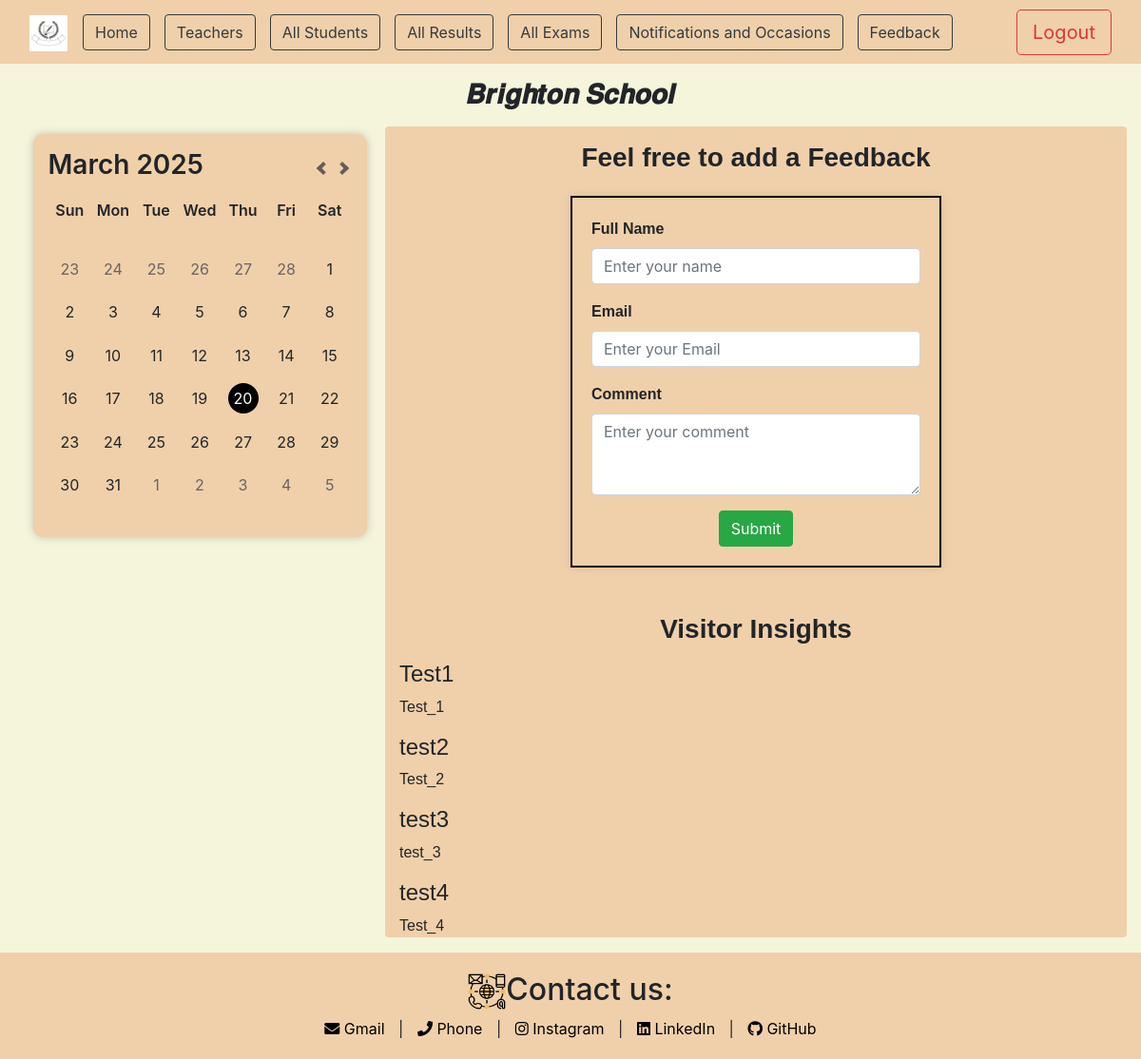
The page /feedback on the database as committed earlier.
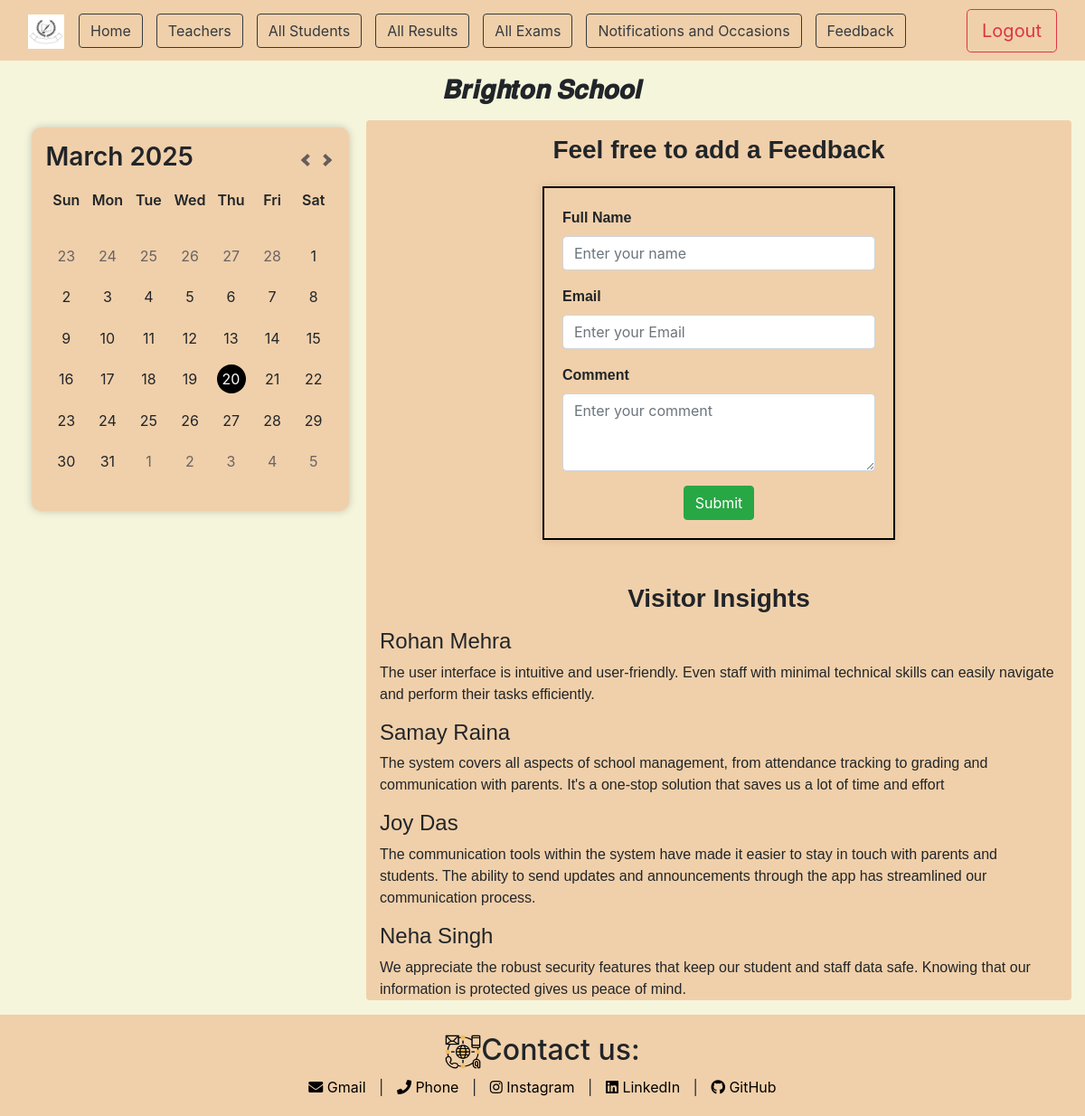
The same page on the database as committed later.
### app/models.py (models this page shows)
class feedback(models.Model):
    name=models.CharField(max_length=100)
    email=models.EmailField(max_length=100,null=True)
    comment=models.CharField(max_length=500)

### app/views.py (the view, shortened to what this page needs)
# urls.py: path('feedback',views.feedback_page,name="feedback"),
def feedback_page(request):
    feedbacks=feedback.objects.all()
    form=FeedbackForm()
    context={'form':form,'feedback':feedbacks}
    return render(request,'app/feedback.html',context)

### app/forms.py
class FeedbackForm(forms.ModelForm):
    class Meta:
        model=feedback
        fields={'name','email','comment'}
        widgets = {
             'name': forms.TextInput(attrs={'class': 'form-control', 'id': 'authorName', 'placeholder': 'Enter your name'}),
             'email': forms.EmailInput(attrs={'class': 'form-control', 'id': 'gmail', 'placeholder': 'Enter your Email'}),
             'comment': forms.Textarea(attrs={'class': 'form-control', 'id': 'comment', 'rows': 3, 'placeholder': 'Enter your comment'}),
            }

### app/templates/app/feedback.html (shortened to what this page needs)
{% extends "base_template/base.html" %}
{% load static %}
{% block content %}
                <div class="col-lg-8 col-md-8 col-sm-12 main-content">
                    <div class="box_clr rounded">
                        <h3 class="text-center pt-3 mb-4 about_text">Feel free to add a Feedback</h3>
                        <form method="POST" style="width: 50%; margin: 0 auto; border: 2px solid #000; padding: 20px; box-shadow: 0 0 10px rgba(0, 0, 0, 0.1);">
                            <div class="form-group">
                                <label for="authorName" class="font-weight-bold about_text">Full Name</label>
                                {{form.name}}
                            </div>
                            <div class="form-group">
                                <label for="gmail" class="font-weight-bold about_text">Email</label>
                                {{form.email}}
                            </div>
                            <div class="form-group">
                                <label for="comment" class="font-weight-bold about_text">Comment</label>
                                {{form.comment}}
                            </div>
                            <button type="submit" style="display: block; margin: 0 auto;" class="btn btn-success">Submit</button>
                        </form>
                        <h3 class="text-center about_text mt-5 pb-2">Visitor Insights</h3>
                        <div class="container rounded">
                            {% for f in feedback  %}
                            <div class="fs-4">
                                <h4 class="about_text">{{f.name}}</h4>
                              <div>
                                <p class="about_text">{{f.comment}}</p>
                              </div>
                            </div>
                            {% endfor %}
                        </div>
                    </div>
                </div>
{% endblock content %}

Rows that differ between the two databases and show on the page:
changed feedback: name "Test1" → "Rohan Mehra"; comment "Test_1" → "The user interface is intuitive and user-friendly. Even staff with minimal technical skills can easily navigate and perform their tasks efficiently."
changed feedback: name "test2" → "Samay Raina"; comment "Test_2" → "The system covers all aspects of school management, from attendance tracking to grading and communication with parents. It's a one-stop solution that saves us a lot of time and effort"
changed feedback: name "test3" → "Joy Das"; comment "test_3" → "The communication tools within the system have made it easier to stay in touch with parents and students. The ability to send updates and announcements through the app has streamlined our communication process."
changed feedback: name "test4" → "Neha Singh"; comment "Test_4" → "We appreciate the robust security features that keep our student and staff data safe. Knowing that our information is protected gives us peace of mind."
